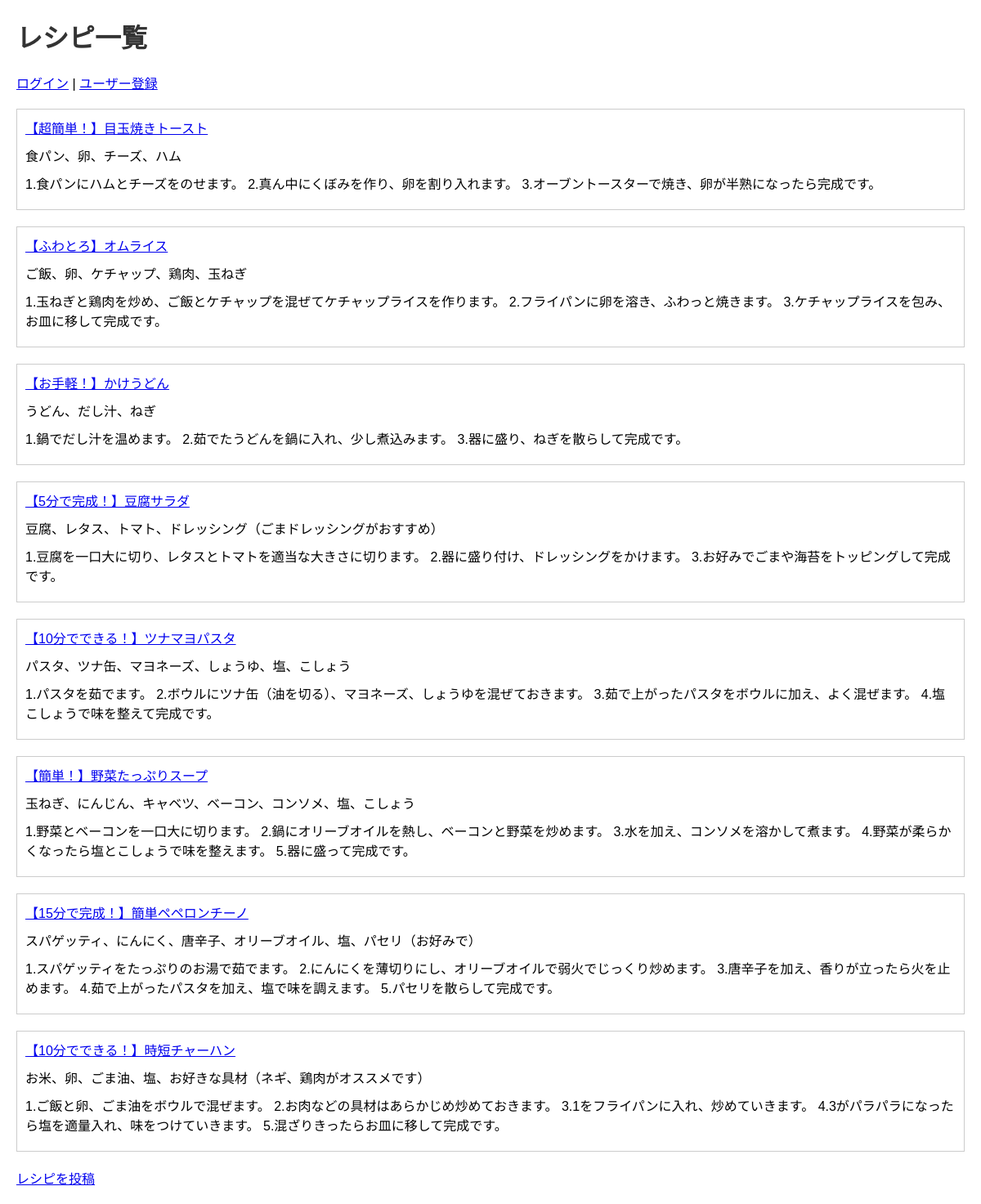
Before: / with the older database file.
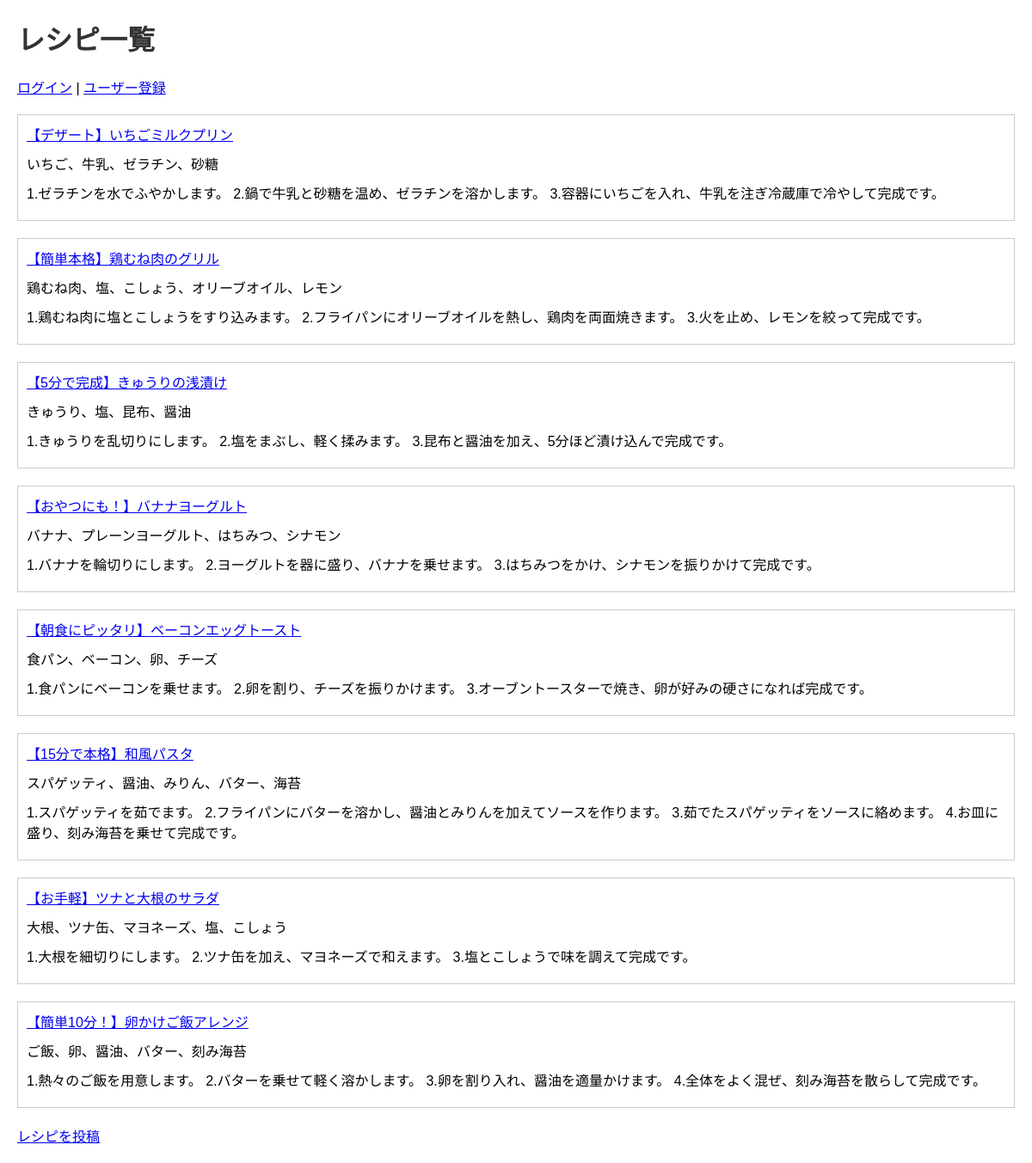
After: the same page with the newer database file.
### tables this page shows
CREATE TABLE `recipes` (
  `id` int(11) NOT NULL,
  `user_id` int(11) NOT NULL,
  `title` varchar(255) NOT NULL,
  `ingredients` text NOT NULL,
  `instructions` text NOT NULL,
  `image` varchar(255) DEFAULT NULL,
  `created_at` datetime DEFAULT current_timestamp()
);

### index.php (the view, shortened to what this page needs)
<?php
require 'db.php';
$stmt = $pdo->query("SELECT * FROM recipes ORDER BY created_at DESC");
$recipes = $stmt->fetchAll();
?>
<!DOCTYPE html>
<html lang="ja">
<head>
    <link rel="stylesheet" href="css/style.css">
</head>
<body>
    <h1>レシピ一覧</h1>
    <p><a href="login.php">ログイン</a> | <a href="register.php">ユーザー登録</a></p>
    <ul>
        <?php foreach ($recipes as $recipe): ?>
            <li>
                <a href="recipe.php?id=<?= $recipe['id'] ?>"><?= htmlspecialchars($recipe['title']) ?></a>
                <p><?= htmlspecialchars($recipe['ingredients']) ?></p>
                <p><?= htmlspecialchars($recipe['instructions']) ?></p>
            </li>
        <?php endforeach; ?>
    </ul>
    <p><a href="post_recipe.php">レシピを投稿</a></p>
</body>
</html>

### css/style.css (style rules this page uses)
body { font-family: Arial, sans-serif; margin: 20px; }
h1 { color: #333; }
p { margin: 10px 0; }
ul { list-style-type: none; padding: 0; }
li { margin: 20px 0; padding: 10px; border: 1px solid #ccc; }

Changed rows visible on the page:
removed recipes: title "【超簡単！】目玉焼きトースト", ingredients "食パン、卵、チーズ、ハム", instructions "1.食パンにハムとチーズをのせます。 2.真ん中にくぼみを作り、卵を割り入れます。 3.オーブントースターで焼き、卵が半熟になったら完成です。"
removed recipes: title "【ふわとろ】オムライス", ingredients "ご飯、卵、ケチャップ、鶏肉、玉ねぎ", instructions "1.玉ねぎと鶏肉を炒め、ご飯とケチャップを混ぜてケチャップライスを作ります。 2.フライパンに卵を溶き、ふわっと焼きます。 3.ケチャップライスを包み、お皿に移して完成です。"
removed recipes: title "【お手軽！】かけうどん", ingredients "うどん、だし汁、ねぎ", instructions "1.鍋でだし汁を温めます。 2.茹でたうどんを鍋に入れ、少し煮込みます。 3.器に盛り、ねぎを散らして完成です。"
removed recipes: title "【5分で完成！】豆腐サラダ", ingredients "豆腐、レタス、トマト、ドレッシング（ごまドレッシングがおすすめ）", instructions "1.豆腐を一口大に切り、レタスとトマトを適当な大きさに切ります。 2.器に盛り付け、ドレッシングをかけます。 3.お好みでごまや海苔をトッピングして完成です。"
removed recipes: title "【10分でできる！】ツナマヨパスタ", ingredients "パスタ、ツナ缶、マヨネーズ、しょうゆ、塩、こしょう", instructions "1.パスタを茹でます。 2.ボウルにツナ缶（油を切る）、マヨネーズ、しょうゆを混ぜておきます。 3.茹で上がったパスタをボウルに加え、よく混ぜます。 4.塩こしょうで味を整えて完成です。"
removed recipes: title "【簡単！】野菜たっぷりスープ", ingredients "玉ねぎ、にんじん、キャベツ、ベーコン、コンソメ、塩、こしょう", instructions "1.野菜とベーコンを一口大に切ります。 2.鍋にオリーブオイルを熱し、ベーコンと野菜を炒めます。 3.水を加え、コンソメを溶かして煮ます。 4.野菜が柔らかくなったら塩とこしょうで味を整えます。 5.器に盛って完成です。"
removed recipes: title "【15分で完成！】簡単ペペロンチーノ", ingredients "スパゲッティ、にんにく、唐辛子、オリーブオイル、塩、パセリ（お好みで）", instructions "1.スパゲッティをたっぷりのお湯で茹でます。 2.にんにくを薄切りにし、オリーブオイルで弱火でじっくり炒めます。 3.唐辛子を加え、香りが立ったら火を止めます。 4.茹で上がったパスタを加え、塩で味を調えます。 5.パセリを散らして完成です。"
removed recipes: title "【10分でできる！】時短チャーハン", ingredients "お米、卵、ごま油、塩、お好きな具材（ネギ、鶏肉がオススメです）", instructions "1.ご飯と卵、ごま油をボウルで混ぜます。 2.お肉などの具材はあらかじめ炒めておきます。 3.1をフライパンに入れ、炒めていきます。 4.3がパラパラになったら塩を適量入れ、味をつけていきます。 5.混ざりきったらお皿に移して完成です。"
added recipes: title "【デザート】いちごミルクプリン", ingredients "いちご、牛乳、ゼラチン、砂糖", instructions "1.ゼラチンを水でふやかします。 2.鍋で牛乳と砂糖を温め、ゼラチンを溶かします。 3.容器にいちごを入れ、牛乳を注ぎ冷蔵庫で冷やして完成です。"
added recipes: title "【簡単本格】鶏むね肉のグリル", ingredients "鶏むね肉、塩、こしょう、オリーブオイル、レモン", instructions "1.鶏むね肉に塩とこしょうをすり込みます。 2.フライパンにオリーブオイルを熱し、鶏肉を両面焼きます。 3.火を止め、レモンを絞って完成です。"
added recipes: title "【5分で完成】きゅうりの浅漬け", ingredients "きゅうり、塩、昆布、醤油", instructions "1.きゅうりを乱切りにします。 2.塩をまぶし、軽く揉みます。 3.昆布と醤油を加え、5分ほど漬け込んで完成です。"
added recipes: title "【おやつにも！】バナナヨーグルト", ingredients "バナナ、プレーンヨーグルト、はちみつ、シナモン", instructions "1.バナナを輪切りにします。 2.ヨーグルトを器に盛り、バナナを乗せます。 3.はちみつをかけ、シナモンを振りかけて完成です。"
added recipes: title "【朝食にピッタリ】ベーコンエッグトースト", ingredients "食パン、ベーコン、卵、チーズ", instructions "1.食パンにベーコンを乗せます。 2.卵を割り、チーズを振りかけます。 3.オーブントースターで焼き、卵が好みの硬さになれば完成です。"
added recipes: title "【15分で本格】和風パスタ", ingredients "スパゲッティ、醤油、みりん、バター、海苔", instructions "1.スパゲッティを茹でます。 2.フライパンにバターを溶かし、醤油とみりんを加えてソースを作ります。 3.茹でたスパゲッティをソースに絡めます。 4.お皿に盛り、刻み海苔を乗せて完成です。"
added recipes: title "【お手軽】ツナと大根のサラダ", ingredients "大根、ツナ缶、マヨネーズ、塩、こしょう", instructions "1.大根を細切りにします。 2.ツナ缶を加え、マヨネーズで和えます。 3.塩とこしょうで味を調えて完成です。"
added recipes: title "【簡単10分！】卵かけご飯アレンジ", ingredients "ご飯、卵、醤油、バター、刻み海苔", instructions "1.熱々のご飯を用意します。 2.バターを乗せて軽く溶かします。 3.卵を割り入れ、醤油を適量かけます。 4.全体をよく混ぜ、刻み海苔を散らして完成です。"
